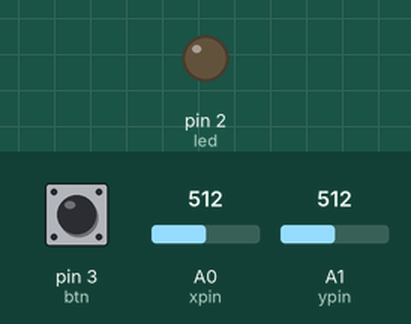
This sketch was run on a simulated Arduino Leonardo, built with avr-gcc and run on an emulated ATmega32U4. Parts: output pins drawn as LEDs (lit = HIGH). The test bench sets the inputs (shaded band); at power-on: pin 3 (btn) HIGH, A0 (xpin) = 512, A1 (ypin) = 512. USB keyboard and mouse output is not drawn; what the sketch prints to the serial monitor is not drawn.

Above: at 1.2 s.
1.3 s: pin 3 (btn) pulled LOW for 3.2 s
Timing chart, 0 to 6.1 s (numbered marks = the images above; inputs shaded):
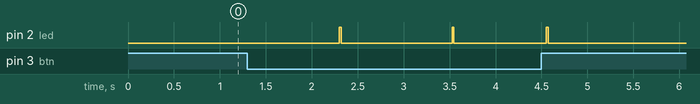

The sketch:

Joystick_as_aMouse_Controller.ino
```cpp
/*
  Joystick as a Mouse Controller

 Controls the mouse from a joystick on an Arduino Leonardo, Micro or Due.
 Uses pushbutton to click the left mouse button and when long clicked prodces a right click
 and blinnks an led in either case.

 Hardware:
 * 2-axis joystick connected to pins A0 and A1
 * pushbuttons connected to pin D3
 *  led(+ leade) connected to D2 and (- lead) connected to ground.

 The mouse movement is always relative. This sketch reads
 two analog inputs that range from 0 to 1023 (or less on either end)
 and translates them into ranges of -5 to 5.
 Use the variable velocity to controll the cursor speed.
 The sketch assumes that the joystick resting values are around the
 middle of the range, but that they vary within a threshold.

 WARNING:  When you use the Mouse.move() command, the Arduino takes
 over your mouse!  Make sure you have control before you use the command.
 This sketch includes a pushbutton to toggle the mouse control state, so
 you can turn on and off mouse control.

 created 06 July  2017

 by Ashwin Kumar K
 this code is in the public domain

 */
#include "Mouse.h"
const int xpin=A0,ypin=A1,btn=3,led=2;//pin number for x,y axis and led and button
float velocity = 0.6;//velocity controlls the speed of cursor mobvement , it should be beteween 1 and 0
int  range = (10 * velocity) , wait = 5 , threshold = (range / 3) , center = (range / 2) ;// paramenters

int readAxis(int ipin)
{
  int reading = analogRead(ipin);
  reading = map(reading,0,1023,0,range);// map the reading from the analog input range to the output range:
  int distance = reading - center;
  if (abs(distance)<threshold)
  {distance= 0;}
  return distance;
  }

void setup()
{
  // put your setup code here, to run once:
  pinMode(led,OUTPUT);
  pinMode(btn,INPUT_PULLUP);
  Serial.begin(9600);
  Mouse.begin();
}

void loop()
{
  int t = 0;
  int xreading = readAxis(xpin);// read the x and y distances
  int yreading = readAxis(ypin);
  Mouse.move(xreading,yreading,0); // move the cursor according to xreading and yreading


// The following code is for mouse(button) click

  while (digitalRead(btn)== LOW && t<10)
  {
    delay(100);
    t++;
    }


  if(t>0) Serial.print(t);

  if (t<10 && t>0)
  {
    Serial.write("Left clicked \n");
    digitalWrite(led, HIGH);
    Mouse.press(MOUSE_LEFT);
    delay(wait*4);
    Mouse.release(MOUSE_LEFT);
    digitalWrite(led, LOW);
    }
   if (t >= 10)
   {
    Serial.write("Right clicked \n");
    digitalWrite(led, HIGH);
    Mouse.press(MOUSE_RIGHT);
    delay(wait*4);
    Mouse.release(MOUSE_RIGHT);
    digitalWrite(led, LOW);
    delay(200);// this timing is important

    }
   delay(wait);

}
```

Measured:
- after the input at 1.3 s, pin 2 (led): goes HIGH 0.02 s, LOW 1.2 s, HIGH 0.02 s, LOW 1.0 s, HIGH 0.02 s, then LOW, starting after 1.0 s
